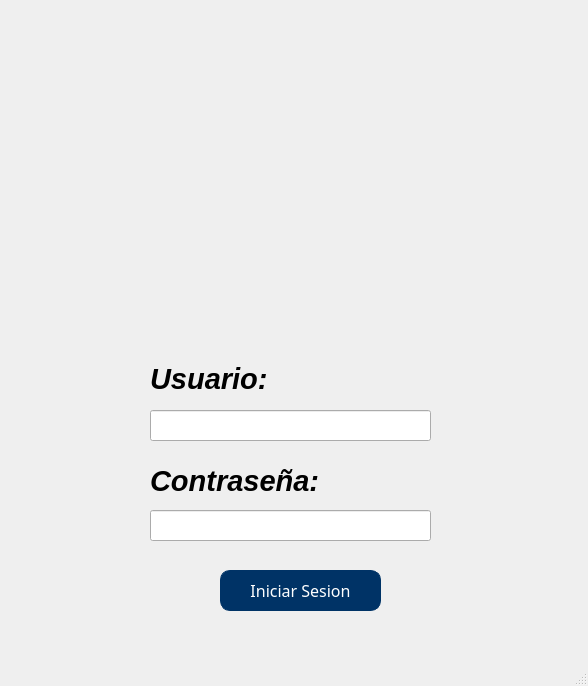
<?xml version="1.0" encoding="UTF-8"?>
<ui version="4.0">
 <class>MainWindow</class>
 <widget class="QMainWindow" name="MainWindow">
  <property name="geometry">
   <rect>
    <x>0</x>
    <y>0</y>
    <width>588</width>
    <height>686</height>
   </rect>
  </property>
  <property name="windowTitle">
   <string>Login </string>
  </property>
  <property name="styleSheet">
   <string notr="true"/>
  </property>
  <widget class="QWidget" name="centralwidget">
   <property name="enabled">
    <bool>true</bool>
   </property>
   <widget class="QLabel" name="label">
    <property name="geometry">
     <rect>
      <x>-150</x>
      <y>-120</y>
      <width>1111</width>
      <height>821</height>
     </rect>
    </property>
    <property name="text">
     <string/>
    </property>
    <property name="pixmap">
     <pixmap>../Images/inicio-sesion/fondo.jpg</pixmap>
    </property>
    <property name="scaledContents">
     <bool>true</bool>
    </property>
   </widget>
   <widget class="QLabel" name="label_3">
    <property name="geometry">
     <rect>
      <x>150</x>
      <y>358</y>
      <width>131</width>
      <height>41</height>
     </rect>
    </property>
    <property name="font">
     <font>
      <family>Arial</family>
      <pointsize>22</pointsize>
      <weight>75</weight>
      <italic>true</italic>
      <bold>true</bold>
     </font>
    </property>
    <property name="text">
     <string>Usuario: </string>
    </property>
   </widget>
   <widget class="QLabel" name="label_4">
    <property name="geometry">
     <rect>
      <x>150</x>
      <y>460</y>
      <width>171</width>
      <height>41</height>
     </rect>
    </property>
    <property name="font">
     <font>
      <family>Arial</family>
      <pointsize>22</pointsize>
      <weight>75</weight>
      <italic>true</italic>
      <bold>true</bold>
     </font>
    </property>
    <property name="text">
     <string>Contraseña:</string>
    </property>
   </widget>
   <widget class="QPushButton" name="btnLogin">
    <property name="geometry">
     <rect>
      <x>220</x>
      <y>570</y>
      <width>161</width>
      <height>41</height>
     </rect>
    </property>
    <property name="font">
     <font>
      <family>Trebuchet MS</family>
      <pointsize>12</pointsize>
      <weight>50</weight>
      <bold>false</bold>
     </font>
    </property>
    <property name="styleSheet">
     <string notr="true">border-style: solid;
border-width: 1px;
border-color: rgb(0, 51, 102);
background-color: rgb(0, 51, 102);
color: rgb(255, 255, 255);
border-radius: 10px;</string>
    </property>
    <property name="text">
     <string>Iniciar Sesion</string>
    </property>
    <property name="autoDefault">
     <bool>false</bool>
    </property>
   </widget>
   <widget class="QLabel" name="label_2">
    <property name="geometry">
     <rect>
      <x>84</x>
      <y>-50</y>
      <width>420</width>
      <height>420</height>
     </rect>
    </property>
    <property name="text">
     <string/>
    </property>
    <property name="pixmap">
     <pixmap>../Images/inicio-sesion/Ferreteria Oteros Logo.png</pixmap>
    </property>
    <property name="scaledContents">
     <bool>true</bool>
    </property>
   </widget>
   <widget class="QLineEdit" name="txtUser">
    <property name="geometry">
     <rect>
      <x>150</x>
      <y>410</y>
      <width>281</width>
      <height>31</height>
     </rect>
    </property>
    <property name="font">
     <font>
      <family>Consolas</family>
      <pointsize>12</pointsize>
      <weight>75</weight>
      <bold>true</bold>
     </font>
    </property>
    <property name="alignment">
     <set>Qt::AlignCenter</set>
    </property>
   </widget>
   <widget class="QLineEdit" name="txtPass">
    <property name="geometry">
     <rect>
      <x>150</x>
      <y>510</y>
      <width>281</width>
      <height>31</height>
     </rect>
    </property>
    <property name="font">
     <font>
      <family>Constantia</family>
      <pointsize>12</pointsize>
      <weight>75</weight>
      <bold>true</bold>
     </font>
    </property>
    <property name="echoMode">
     <enum>QLineEdit::Password</enum>
    </property>
    <property name="alignment">
     <set>Qt::AlignCenter</set>
    </property>
   </widget>
  </widget>
  <widget class="QMenuBar" name="menubar">
   <property name="geometry">
    <rect>
     <x>0</x>
     <y>0</y>
     <width>588</width>
     <height>21</height>
    </rect>
   </property>
  </widget>
  <widget class="QStatusBar" name="statusbar"/>
 </widget>
 <resources/>
 <connections/>
</ui>
